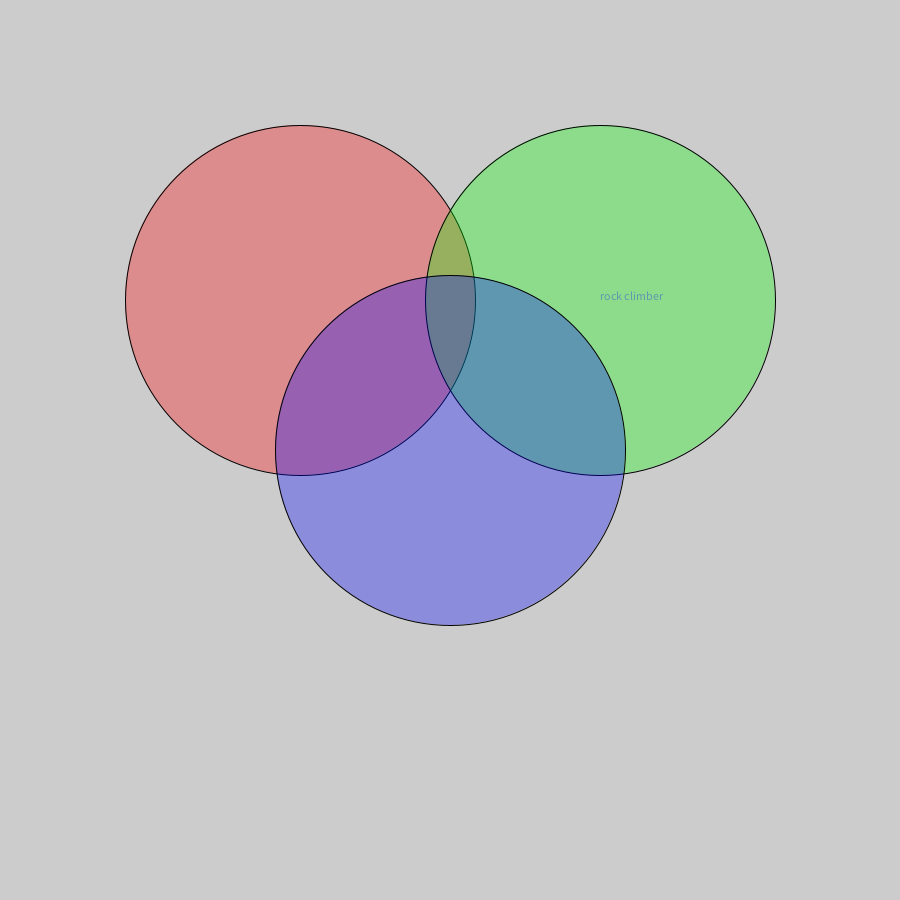
Frame 1 (no input)
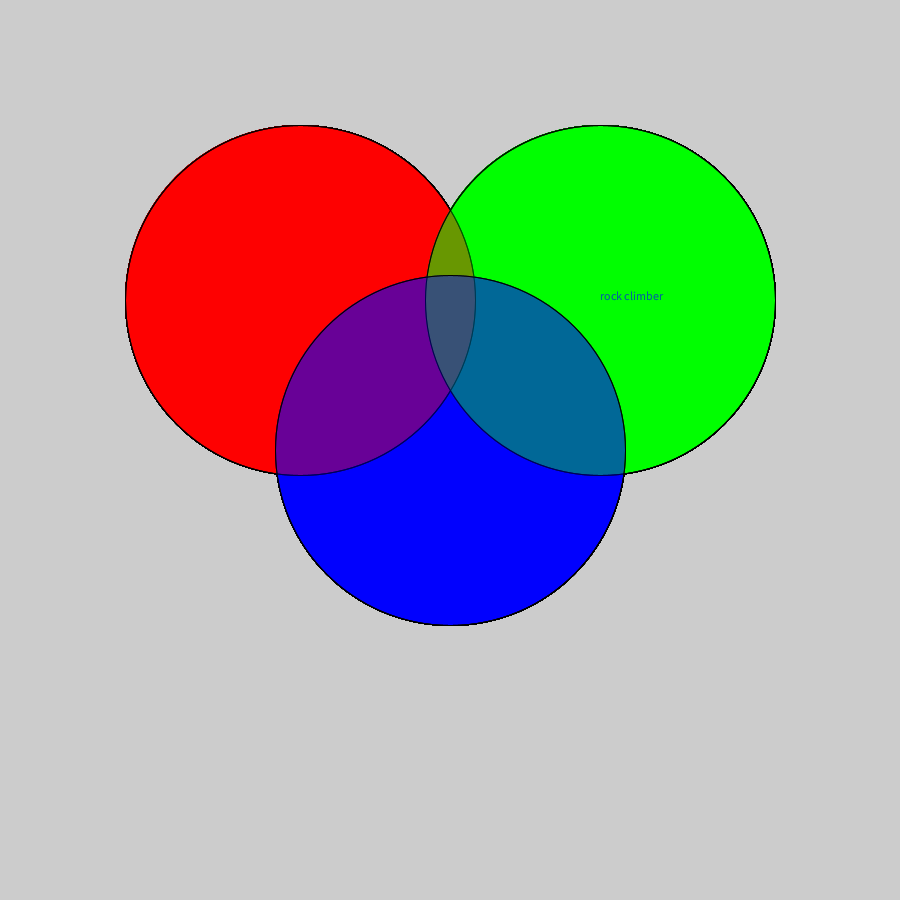
Frame 60 (the mouse pressed at the canvas centre just before this capture)
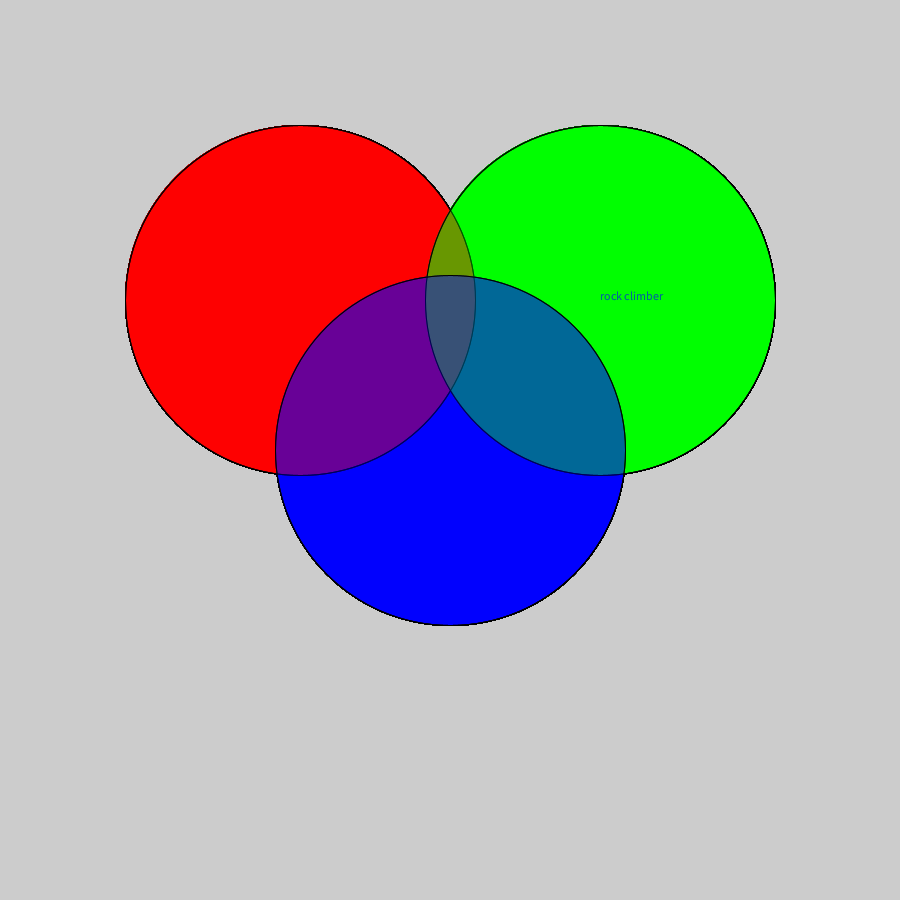
Frame 120 (the mouse held since frame 60 and released just before this capture)

The Processing sketch that drew these frames (run headless with seeded random() and noise(); from frame 60 on, the mouse is pressed at the canvas centre):

// Processing sketch: venn_diagram
// ── venn_diagram.pde
void setup(){size(900,900);}
void draw(){fill(255,0,0,80);
ellipse(300,300,350,350);
fill(0,255,0,80);
ellipse(600,300,350,350);
fill(0,0,255,80);
ellipse(450,450,350,350);
text("rock climber",600,300);}
